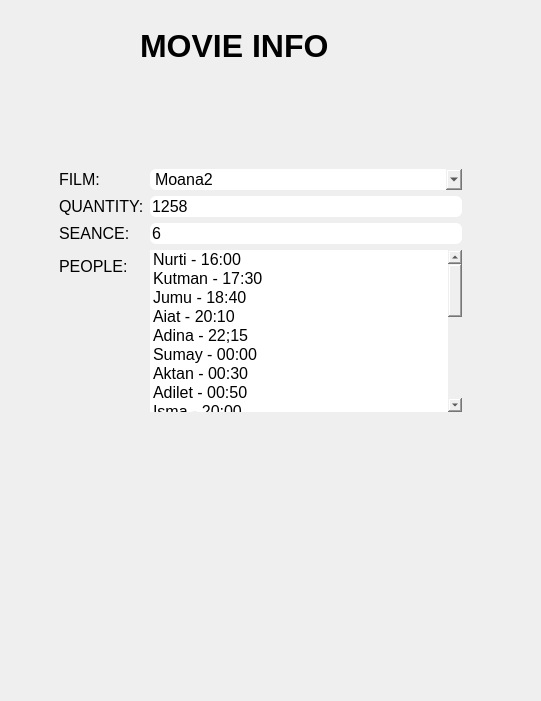
<?xml version="1.0" encoding="UTF-8"?>
<ui version="4.0">
 <class>Dialog</class>
 <widget class="QDialog" name="Dialog">
  <property name="geometry">
   <rect>
    <x>0</x>
    <y>0</y>
    <width>541</width>
    <height>701</height>
   </rect>
  </property>
  <property name="windowTitle">
   <string>Dialog</string>
  </property>
  <widget class="QLabel" name="headerText">
   <property name="geometry">
    <rect>
     <x>140</x>
     <y>20</y>
     <width>261</width>
     <height>51</height>
    </rect>
   </property>
   <property name="styleSheet">
    <string notr="true">color:black;
font-weight:bold;
font-size:24pt;
background-color:none;
border:none;</string>
   </property>
   <property name="text">
    <string>MOVIE INFO</string>
   </property>
  </widget>
  <widget class="QFrame" name="frame">
   <property name="geometry">
    <rect>
     <x>50</x>
     <y>160</y>
     <width>421</width>
     <height>261</height>
    </rect>
   </property>
   <property name="styleSheet">
    <string notr="true">backround-color:rgba(255,255,255,30);
border:1px solid rdba(255,255,255,40);
border-radius:6px;
font-size:12pt;</string>
   </property>
   <layout class="QFormLayout" name="formLayout">
    <item row="0" column="0">
     <widget class="QLabel" name="filmText">
      <property name="text">
       <string>FILM:</string>
      </property>
     </widget>
    </item>
    <item row="1" column="0">
     <widget class="QLabel" name="QuantityLabel">
      <property name="text">
       <string>QUANTITY:</string>
      </property>
     </widget>
    </item>
    <item row="1" column="1">
     <widget class="QLineEdit" name="QuantityTitle">
      <property name="text">
       <string>1258</string>
      </property>
     </widget>
    </item>
    <item row="2" column="0">
     <widget class="QLabel" name="seanseLabel">
      <property name="text">
       <string>SEANCE:</string>
      </property>
     </widget>
    </item>
    <item row="2" column="1">
     <widget class="QLineEdit" name="seanseTitle">
      <property name="text">
       <string>6</string>
      </property>
     </widget>
    </item>
    <item row="3" column="0">
     <widget class="QLabel" name="peopleLabel">
      <property name="text">
       <string>PEOPLE:</string>
      </property>
     </widget>
    </item>
    <item row="3" column="1">
     <widget class="QListWidget" name="listUsers">
      <item>
       <property name="text">
        <string>Nurti - 16:00</string>
       </property>
      </item>
      <item>
       <property name="text">
        <string>Kutman - 17:30</string>
       </property>
      </item>
      <item>
       <property name="text">
        <string>Jumu - 18:40</string>
       </property>
      </item>
      <item>
       <property name="text">
        <string>Aiat - 20:10</string>
       </property>
      </item>
      <item>
       <property name="text">
        <string>Adina - 22;15</string>
       </property>
      </item>
      <item>
       <property name="text">
        <string>Sumay - 00:00</string>
       </property>
      </item>
      <item>
       <property name="text">
        <string>Aktan - 00:30</string>
       </property>
      </item>
      <item>
       <property name="text">
        <string>Adilet - 00:50</string>
       </property>
      </item>
      <item>
       <property name="text">
        <string>Isma - 20:00</string>
       </property>
      </item>
      <item>
       <property name="text">
        <string>Nurjigit - 20:00</string>
       </property>
      </item>
      <item>
       <property name="text">
        <string>Atai - 19:50</string>
       </property>
      </item>
      <item>
       <property name="text">
        <string>Omur - 15:45</string>
       </property>
      </item>
      <item>
       <property name="text">
        <string>New Item</string>
       </property>
      </item>
      <item>
       <property name="text">
        <string>New Item</string>
       </property>
      </item>
      <item>
       <property name="text">
        <string>New Item</string>
       </property>
      </item>
      <item>
       <property name="text">
        <string>New Item</string>
       </property>
      </item>
      <item>
       <property name="text">
        <string>New Item</string>
       </property>
      </item>
      <item>
       <property name="text">
        <string>New Item</string>
       </property>
      </item>
      <item>
       <property name="text">
        <string>New Item</string>
       </property>
      </item>
      <item>
       <property name="text">
        <string>New Item</string>
       </property>
      </item>
     </widget>
    </item>
    <item row="0" column="1">
     <widget class="QComboBox" name="comboBox">
      <item>
       <property name="text">
        <string>Moana2</string>
       </property>
      </item>
      <item>
       <property name="text">
        <string>Venom3</string>
       </property>
      </item>
      <item>
       <property name="text">
        <string>Evil</string>
       </property>
      </item>
      <item>
       <property name="text">
        <string>Gladiator2</string>
       </property>
      </item>
      <item>
       <property name="text">
        <string>Home alone</string>
       </property>
      </item>
      <item>
       <property name="text">
        <string>Home alone2</string>
       </property>
      </item>
     </widget>
    </item>
   </layout>
  </widget>
 </widget>
 <resources/>
 <connections/>
</ui>
